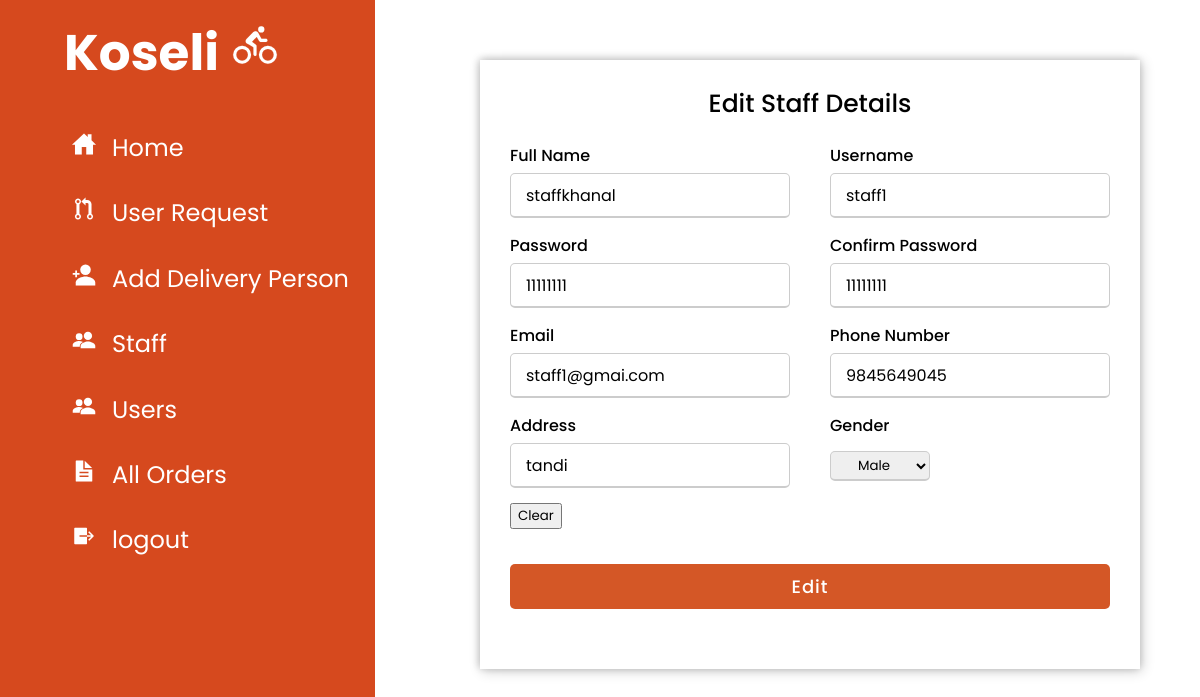
Before: /admin/?r=editstaff&id=1 (signed in) with the older database file.
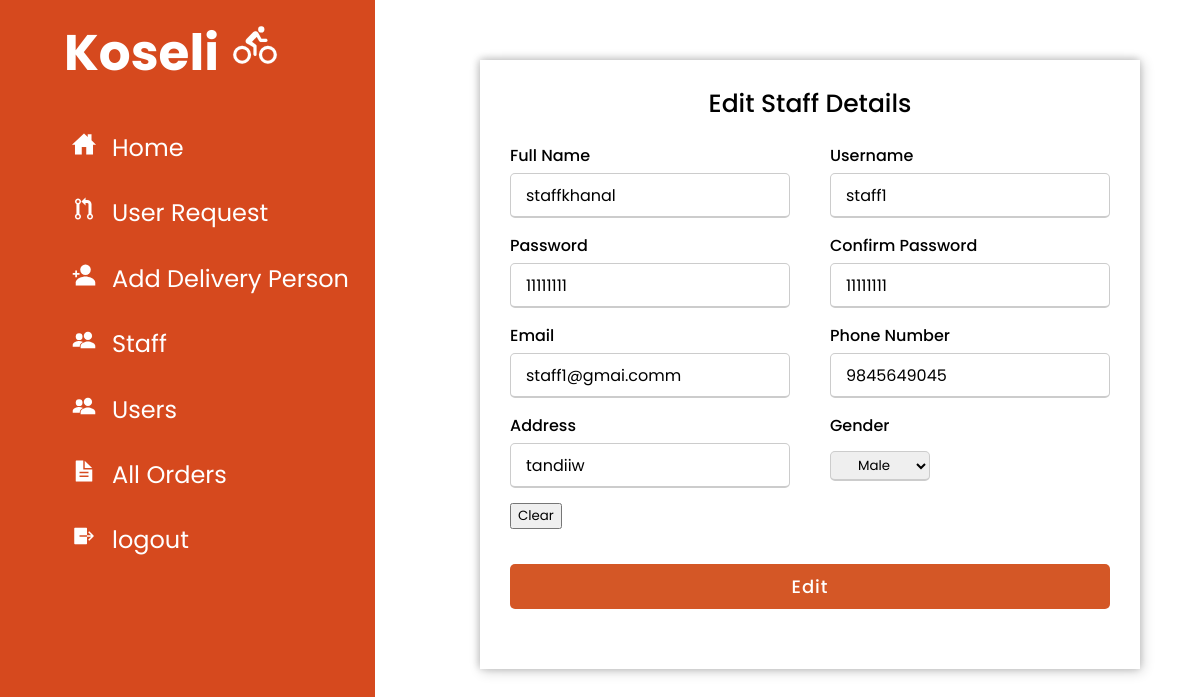
After: the same page with the newer database file.
### tables this page shows
CREATE TABLE `staff` (
  `id` int(11) NOT NULL,
  `name` varchar(20) NOT NULL,
  `username` varchar(20) NOT NULL,
  `password` varchar(100) NOT NULL,
  `email` varchar(20) NOT NULL,
  `phone` varchar(10) NOT NULL,
  `address` varchar(25) NOT NULL,
  `gender` varchar(6) NOT NULL
);

### admin/model/dbmodel.php (called while the page is built, shortened)
<?php
function db_connect() {
    $db['host'] = "localhost";
    $db['username'] = "root";
    $db['password'] = "";
    $db['db_name'] = "koseli";
    $conn = new mysqli($db['host'], $db['username'], $db['password'], $db['db_name']);
    return $conn;
}
function editstaff($id)
{
$conn = db_connect();
$sql = "SELECT * from staff where id='$id'";
$result = $conn->query($sql);
if($result)
{
    return $result;
}
else
{
    return false;
}
}
?>

### admin/view/editstaff.php (the view, shortened to what this page needs)
<!DOCTYPE html>
<html lang="en" dir="ltr">
<head>
    <link rel="stylesheet" type="text/css">
</head>
<body>
    <div class="container">
        <div class="title">Edit Staff Details</div>
        <div class="content">
            <?php
        if($edit){
            while ($row = $edit->fetch_assoc()) {
        ?>
            <form action="<?php echo $base_url; ?>?r=editstaff&id=<?php echo $id; ?>" method="POST">
                <div class="user-details">
                    <div class="input-box">
                        <span class="details">Full Name</span>
                        <input type="text" name="name" value=<?php echo $row['name'] ?>>
                    </div>
                    <div class="input-box">
                        <span class="details">Username</span>
                        <input type="text" name="username" value=<?php echo $row['username'] ?> required>
                    </div>
                    <div class="input-box">
                        <span class="details">Password</span>
                        <input type="text" name="password" value=<?php echo $row['password'] ?> required>
                    </div>
                    <div class="input-box">
                        <span class="details">Confirm Password</span>
                        <input type="text" name="confirmpassword" value=<?php echo $row['password'] ?> required>
                    </div>
                    <div class="input-box">
                        <span class="details">Email</span>
                        <input type="email" name="email" value=<?php echo $row['email'] ?> required>
                    </div>
                    <div class="input-box">
                        <span class="details">Phone Number</span>
                        <input type="text" name="phone" value=<?php echo $row['phone'] ?> required>
                    </div>
                    <div class="input-box">
                        <span class="details">Address</span>
                        <input type="text" name="address" value=<?php echo $row['address'] ?> required>
                    </div>
                    <div class="input-box">
                        <span class="details">Gender</span>
                        <div class="gen">
                            <select name="gender" value=<?php echo $row['gender'] ?>class="gen">
                <option value="Male">Male</option>
            </select>
                        </div>
                    </div>
                    <input type="reset" value="Clear">
                </div>
                <div class="button">
                    <input type="submit" value="Edit">
                </div>
            </form>
    <?php    }} ?>
        </div>
    </div>

Changed rows visible on the page:
changed staff "staffkhanal": email "staff1@gmai.com" → "staff1@gmai.comm"; address "tandi" → "tandiiw"
